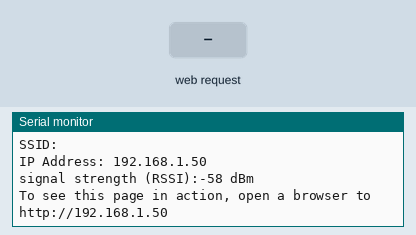
This sketch was run on a simulated Arduino Uno R4 WiFi. Parts: the last lines printed to the serial monitor. Inputs (shaded band) come from the test bench. WiFi joins after 1.5 s; servers stay silent unless stated; not simulated (calls return 0 or success): arduino_secrets.h.

Above: at 12.7 s.
12.8 s: HTTP request GET /EPS received
At 14.0 s:
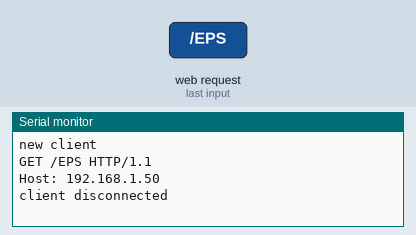
14.3 s: HTTP request GET /ALL received
At 14.37 s:
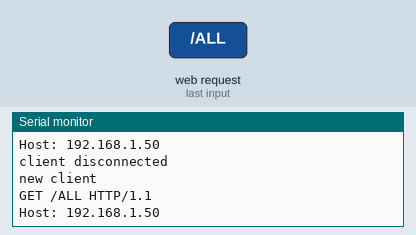
15.8 s: HTTP request GET /night received
At 16.4 s:
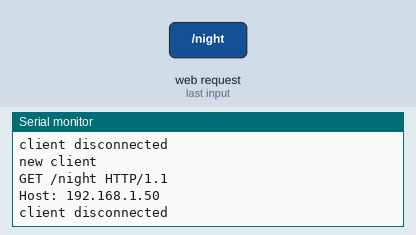
17.3 s: HTTP request GET /eighty received
At 18.5 s:
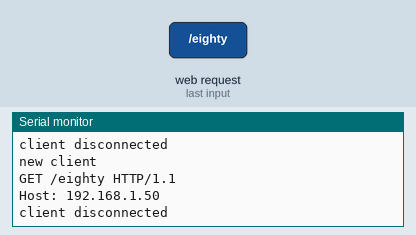
18.8 s: HTTP request GET /sixty received
At 19.9 s:
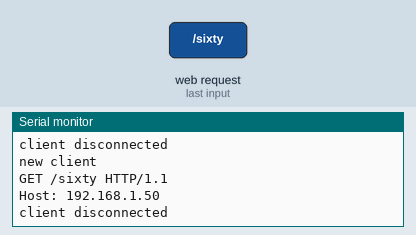
20.3 s: HTTP request GET /thirty received
At 21.1 s:
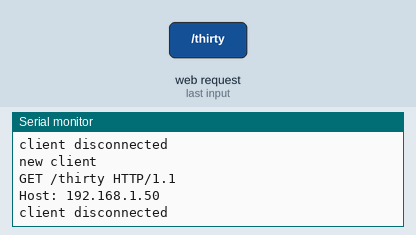

Measured:
- after the input at 12.8 s, the serial monitor: prints a new line at once (image 1)
- after the input at 14.3 s, the serial monitor: prints a new line at once (image 2)
- after the input at 15.8 s, the serial monitor: prints a new line at once (image 3)
- after the input at 17.3 s, the serial monitor: prints a new line at once (image 4)
- after the input at 18.8 s, the serial monitor: prints a new line at once (image 5)
- after the input at 20.3 s, the serial monitor: prints a new line at once (image 6)

The sketch:

HomeLight.ino
```cpp
#include "WiFiS3.h"
#include <IRremote.hpp>

#include "arduino_secrets.h"
///////please enter your sensitive data in the Secret tab/arduino_secrets.h
char ssid[] = SECRET_SSID;        // your network SSID (name)
char pass[] = SECRET_PASS;    // your network password (use for WPA, or use as key for WEP)
int keyIndex = 0;                 // your network key index number (needed only for WEP)

int status = WL_IDLE_STATUS;
WiFiServer server(80);

#define IR_SEND_PIN 4

void setup() {
  Serial.begin(9600);      // initialize serial communication
  IPAddress ip(192, 168, 0, 15);
  WiFi.config(ip);

  // check for the WiFi module:
  if (WiFi.status() == WL_NO_MODULE) {
    Serial.println("Communication with WiFi module failed!");
    // don't continue
    while (true);
  }

  String fv = WiFi.firmwareVersion();
  if (fv < WIFI_FIRMWARE_LATEST_VERSION) {
    Serial.println("Please upgrade the firmware");
  }

  // attempt to connect to WiFi network:
  while (status != WL_CONNECTED) {
    Serial.print("Attempting to connect to Network named: ");
    Serial.println(ssid);                   // print the network name (SSID);

    // Connect to WPA/WPA2 network. Change this line if using open or WEP network:
    status = WiFi.begin(ssid, pass);
    // wait 10 seconds for connection:
    delay(10000);
  }
  server.begin();                           // start the web server on port 80
  printWifiStatus();                        // you're connected now, so print out the status

  IrSender.begin(IR_SEND_PIN, DISABLE_LED_FEEDBACK, 0);
}


void loop() {
  WiFiClient client = server.available();   // listen for incoming clients

  if (client) {                             // if you get a client,
    Serial.println("new client");           // print a message out the serial port
    String currentLine = "";                // make a String to hold incoming data from the client
    while (client.connected()) {            // loop while the client's connected
      if (client.available()) {             // if there's bytes to read from the client,
        char c = client.read();             // read a byte, then
        Serial.write(c);                    // print it out to the serial monitor
        if (c == '\n') {                    // if the byte is a newline character

          // if the current line is blank, you got two newline characters in a row.
          // that's the end of the client HTTP request, so send a response:
          if (currentLine.length() == 0) {
            // HTTP headers always start with a response code (e.g. HTTP/1.1 200 OK)
            // and a content-type so the client knows what's coming, then a blank line:
            client.println("HTTP/1.1 200 OK");
            client.println("Content-type:text/html; charset=utf-8");
            client.println();

            // the content of the HTTP response follows the header:
            client.print("<p style=\"font-size:30px;\"><a href=\"/EPS\">電源</a><br></p>");
            client.print("<p style=\"font-size:30px;\"><a href=\"/ALL\">全灯</a><br></p>");
            client.print("<p style=\"font-size:30px;\"><a href=\"/night\">常夜灯</a><br></p>");
            client.print("<p style=\"font-size:30px;\"><a href=\"/eighty\">80%</a><br></p>");
            client.print("<p style=\"font-size:30px;\"><a href=\"/sixty\">60%</a><br></p>");
            client.print("<p style=\"font-size:30px;\"><a href=\"/thirty\">30%</a><br></p>");
            client.print("<p style=\"font-size:30px;\"><a href=\"/bright\">明</a><br></p>");
            client.print("<p style=\"font-size:30px;\"><a href=\"/dark\">暗</a><br></p>");

            // The HTTP response ends with another blank line:
            client.println();
            // break out of the while loop:
            break;
          } else {    // if you got a newline, then clear currentLine:
            currentLine = "";
          }
        } else if (c != '\r') {  // if you got anything else but a carriage return character,
          currentLine += c;      // add it to the end of the currentLine
        }

        // Check to see if the client request was "GET /H" or "GET /L":
        if (currentLine.endsWith("GET /EPS")) {
          IrSender.sendNEC(0x459A, 0x4, 0);
        }
        if (currentLine.endsWith("GET /ALL")) {
          IrSender.sendNEC(0x459A, 0x48, 0);
        }
        if (currentLine.endsWith("GET /night")) {
          IrSender.sendNEC(0x459A, 0x88, 0);
        }
        if (currentLine.endsWith("GET /eighty")) {
          IrSender.sendNEC(0x459A, 0x21, 0);
        }
        if (currentLine.endsWith("GET /sixty")) {
          IrSender.sendNEC(0x459A, 0x22, 0);
        }
        if (currentLine.endsWith("GET /thirty")) {
          IrSender.sendNEC(0x459A, 0x23, 0);
        }
        if (currentLine.endsWith("GET /bright")) {
          IrSender.sendNEC(0x459A, 0xC4, 0);
        }
        if (currentLine.endsWith("GET /dark")) {
          IrSender.sendNEC(0x459A, 0x44, 0);
        }
      }

    }
    // close the connection:
    client.stop();
    Serial.println("client disconnected");
  }
}

void printWifiStatus() {
  // print the SSID of the network you're attached to:
  Serial.print("SSID: ");
  Serial.println(WiFi.SSID());

  // print your board's IP address:
  IPAddress ip = WiFi.localIP();
  Serial.print("IP Address: ");
  Serial.println(ip);

  // print the received signal strength:
  long rssi = WiFi.RSSI();
  Serial.print("signal strength (RSSI):");
  Serial.print(rssi);
  Serial.println(" dBm");
  // print where to go in a browser:
  Serial.print("To see this page in action, open a browser to http://");
  Serial.println(ip);
}
```
